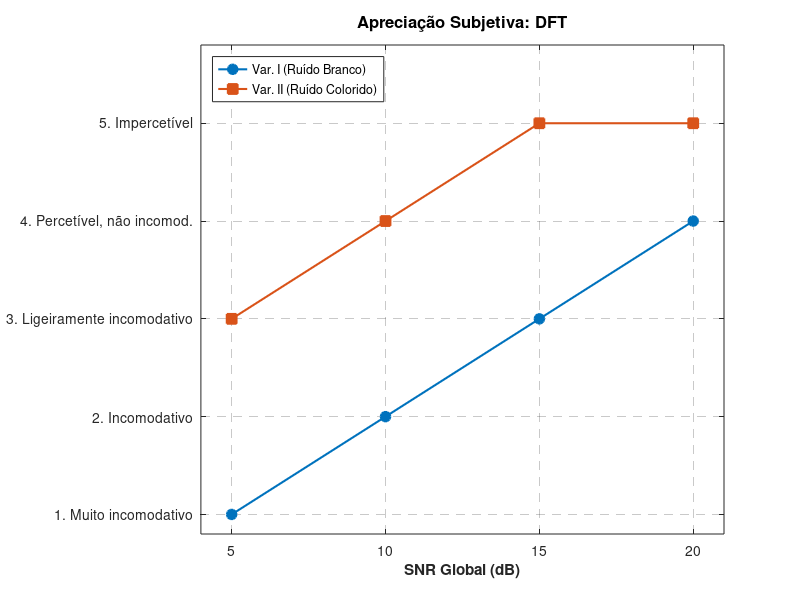
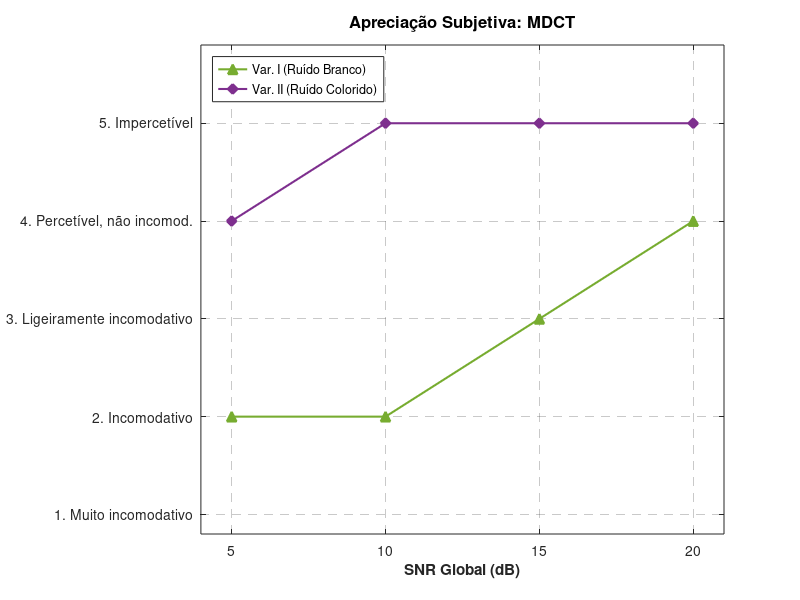
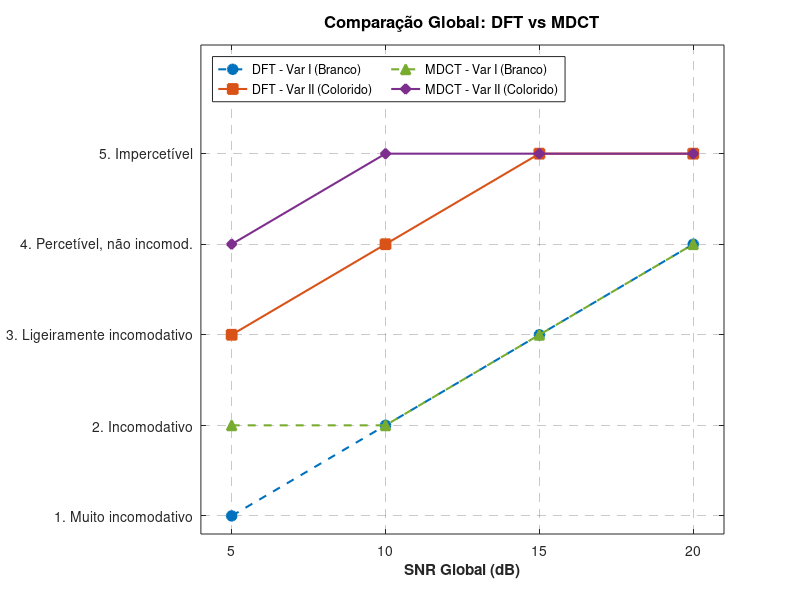

Write MATLAB code to recreate these figures, in order.
% =========================================================================
% CIM - GERADOR DE GRÁFICOS DE APRECIAÇÃO SUBJETIVA ITU-R (PREMIUM)
% IDENTIDADE VISUAL: Marcadores preenchidos, grelha translúcida, box on
% =========================================================================
close all; clear all;

% Eixo X comum (Valores de SNR Global Alvo)
snr_vals = [5, 10, 15, 20];

% -------------------------------------------------------------------------
% INTRODUÇÃO DE DADOS (Valores Atualizados)
% -------------------------------------------------------------------------
% Ponto 2: Dados da DFT 
dft_var1 = [1, 2, 3, 4]; % Mantido do original
dft_var2 = [3, 4, 5, 5]; % Atualizado

% Ponto 3: Dados da MDCT 
mdct_var1 = [2, 2, 3, 4]; % Atualizado
mdct_var2 = [4, 5, 5, 5]; % Atualizado

% Configuração padrão da escala do Eixo Y da norma ITU-R BS.1116
labels_itu = {
    '1. Muito incomodativo', ...
    '2. Incomodativo', ...
    '3. Ligeiramente incomodativo', ...
    '4. Percetível, não incomod.', ... 
    '5. Impercetível'
};

% Cores Oficiais Modernas do MATLAB
c_blue   = [0.0000 0.4470 0.7410];
c_orange = [0.8500 0.3250 0.0980];
c_green  = [0.4660 0.6740 0.1880];
c_purple = [0.4940 0.1840 0.5560];

% =========================================================================
% IMAGEM 1: APRECIAÇÃO SUBJETIVA - APENAS DFT
% =========================================================================
figure('Position', [100, 100, 700, 400]); 
p1 = plot(snr_vals, dft_var1, '-o', 'LineWidth', 1.5, 'MarkerSize', 7, 'Color', c_blue, 'MarkerFaceColor', c_blue); hold on;
p2 = plot(snr_vals, dft_var2, '-s', 'LineWidth', 1.5, 'MarkerSize', 7, 'Color', c_orange, 'MarkerFaceColor', c_orange);

ylim([0.8, 5.8]); yticks(1:5); yticklabels(labels_itu);
xlim([4, 21]); xticks(snr_vals);

xlabel('SNR Global (dB)', 'FontSize', 11, 'FontWeight', 'bold');
title('Apreciação Subjetiva: DFT', 'FontSize', 12, 'FontWeight', 'bold');
legend([p1, p2], 'Var. I (Ruído Branco)', 'Var. II (Ruído Colorido)', 'Location', 'northwest');

% O toque de mestre visual: Grelha translúcida e caixa fechada
set(gca, 'FontSize', 10, 'FontName', 'Helvetica', 'Box', 'on', 'GridLineStyle', '--', 'GridAlpha', 0.25);
grid on; hold off;

saveas(gcf, 'Fig1_Apreciacao_Subjetiva_DFT.png');

% =========================================================================
% IMAGEM 2: APRECIAÇÃO SUBJETIVA - APENAS MDCT
% =========================================================================
figure('Position', [150, 150, 700, 400]);
p3 = plot(snr_vals, mdct_var1, '-^', 'LineWidth', 1.5, 'MarkerSize', 7, 'Color', c_green, 'MarkerFaceColor', c_green); hold on;
p4 = plot(snr_vals, mdct_var2, '-d', 'LineWidth', 1.5, 'MarkerSize', 7, 'Color', c_purple, 'MarkerFaceColor', c_purple);

ylim([0.8, 5.8]); yticks(1:5); yticklabels(labels_itu);
xlim([4, 21]); xticks(snr_vals);

xlabel('SNR Global (dB)', 'FontSize', 11, 'FontWeight', 'bold');
title('Apreciação Subjetiva: MDCT', 'FontSize', 12, 'FontWeight', 'bold');
legend([p3, p4], 'Var. I (Ruído Branco)', 'Var. II (Ruído Colorido)', 'Location', 'northwest');

set(gca, 'FontSize', 10, 'FontName', 'Helvetica', 'Box', 'on', 'GridLineStyle', '--', 'GridAlpha', 0.25);
grid on; hold off;

saveas(gcf, 'Fig2_Apreciacao_Subjetiva_MDCT.png');

% =========================================================================
% IMAGEM 3: COMPARAÇÃO GLOBAL
% =========================================================================
figure('Position', [200, 200, 750, 450]); 
% Linhas tracejadas nas Variantes I e sólidas nas Variantes II para melhor distinção a preto e branco
g1 = plot(snr_vals, dft_var1, '--o', 'LineWidth', 1.5, 'MarkerSize', 7, 'Color', c_blue, 'MarkerFaceColor', c_blue); hold on;
g2 = plot(snr_vals, dft_var2, '-s', 'LineWidth', 1.5, 'MarkerSize', 7, 'Color', c_orange, 'MarkerFaceColor', c_orange);
g3 = plot(snr_vals, mdct_var1, '--^', 'LineWidth', 1.5, 'MarkerSize', 7, 'Color', c_green, 'MarkerFaceColor', c_green);
g4 = plot(snr_vals, mdct_var2, '-d', 'LineWidth', 1.5, 'MarkerSize', 7, 'Color', c_purple, 'MarkerFaceColor', c_purple);

ylim([0.8, 6.2]); yticks(1:5); yticklabels(labels_itu);
xlim([4, 21]); xticks(snr_vals);

xlabel('SNR Global (dB)', 'FontSize', 11, 'FontWeight', 'bold');
title('Comparação Global: DFT vs MDCT', 'FontSize', 12, 'FontWeight', 'bold');
legend([g1, g2, g3, g4], ...
    'DFT - Var I (Branco)', 'DFT - Var II (Colorido)', ...
    'MDCT - Var I (Branco)', 'MDCT - Var II (Colorido)', ...
    'Location', 'northwest', 'NumColumns', 2); 

set(gca, 'FontSize', 10, 'FontName', 'Helvetica', 'Box', 'on', 'GridLineStyle', '--', 'GridAlpha', 0.25);
grid on; hold off;

saveas(gcf, 'Fig3_Comparacao_Global.png');
disp('-> Gráficos Premium gerados com sucesso!');
